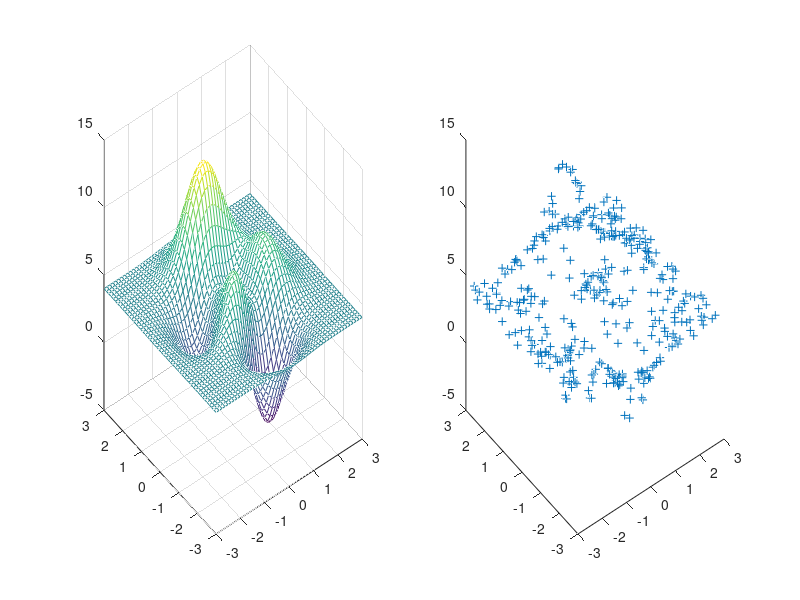

The MATLAB script that drew this image: (Note: this script raises an error after producing the figure.)
% demo of Gaussian Process Regression package
1;

disp("2-dimensional GPR demo");
% define the test function (the well-known matlab "peaks")
function z = testfun(x,y)
  z = 4 + 3 * (1-x).^2 .* exp(-(x.^2) - (y+1).^2) - ...
      10 * (x/5 - x.^3 - y.^5) .* exp(-x.^2 - y.^2)- ...
      1/3 * exp(-(x+1).^2 - y.^2);

end

disp("matlab peaks surface...");
% create the mesh onto which to interpolate
t = linspace(-3,3,50);
[xi,yi] = meshgrid(t,t);

% evaluate
zi = testfun(xi,yi);
zimax = max(vec(zi)); zimin = min(vec(zi));
subplot(1,2,1);
mesh(xi,yi,zi);
pause;

disp("sampled at 400 random points");
% create 400 random samples
xs = rand(400,1); ys = rand(400,1);
xs = 6*xs-3; ys = 6*ys - 3;
% evaluate at random samples
zs = testfun(xs,ys);
xys = [xs ys];

subplot(1,2,2);
plot3(xs,ys,zs,".+");
pause;

disp("GPR model with heuristic hypers");
ths = 0.3 ./ std(xys);
GPM = gpr_train(xys,zs,ths,1e-5);
zm = gpr_predict(GPM,[vec(xi) vec(yi)]);
zm = reshape(zm,size(zi));
zm = min(zm,zimax); zm = max(zm,zimin);
subplot(1,2,2);
mesh(xi,yi,zm);
pause;

disp("GPR model with MLE training");
fflush(stdout);
GPM = gpr_train(xys,zs,ths,1e-5,{"tol",1e-5,"maxev",400,"numin",1e-8});
zm = gpr_predict(GPM,[vec(xi) vec(yi)]);
zm = reshape(zm,size(zi));
zm = min(zm,zimax); zm = max(zm,zimin);
subplot(1,2,2);
mesh(xi,yi,zm);
pause;

close
